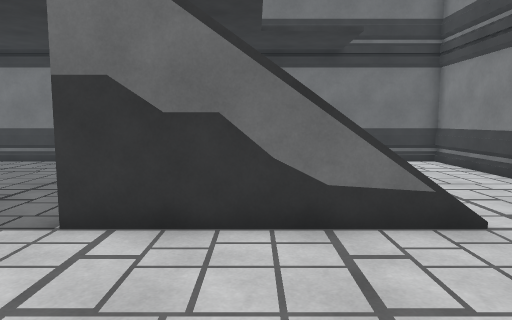
[1] (above)

12 first-person views from a walk through a 3-D level made in the Unity game engine. The camera is 1.5 m above the floor, tilts 6° down and sees 70° across. Doors are open. The floor is counted in squares, 1 m on a side. Each view is taken from the middle of a square. On the plan, view 1 faces up. The plan holds only what a view shows up to about 16 squares ahead; the rest is blank. The player is left out.

[2]
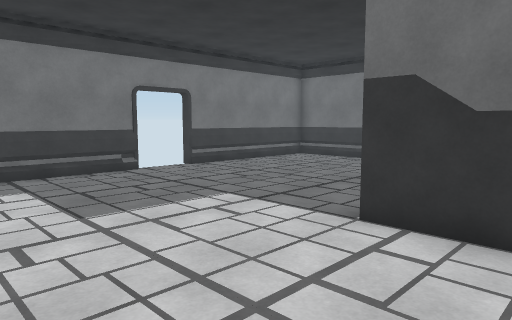

[3]
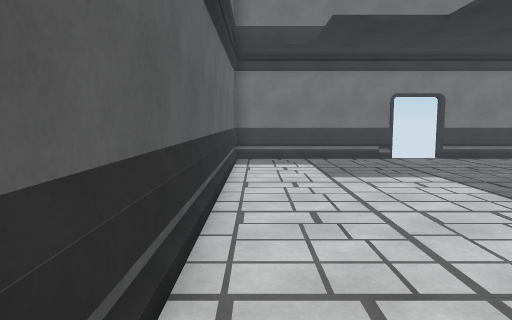

[4]
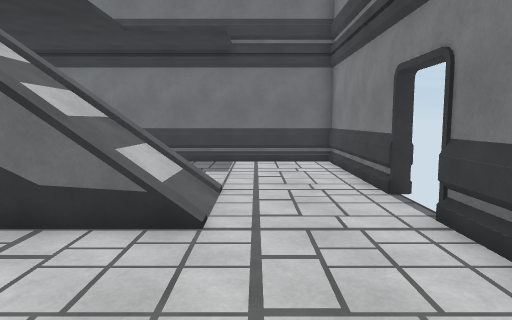

[5]
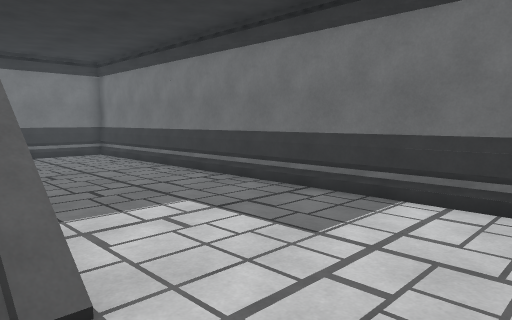

[6]
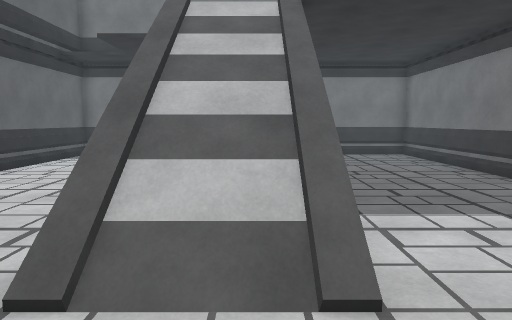

[7]
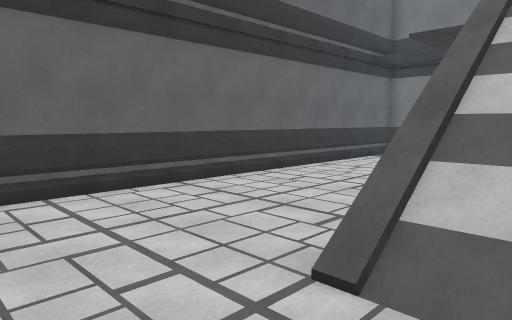

[8]
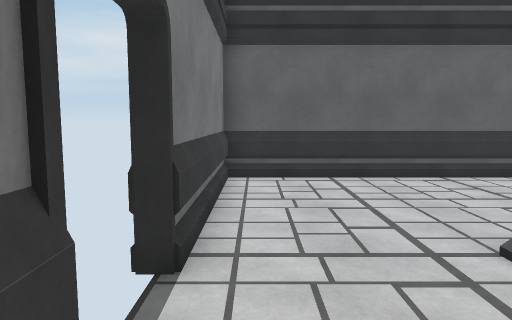

[9]
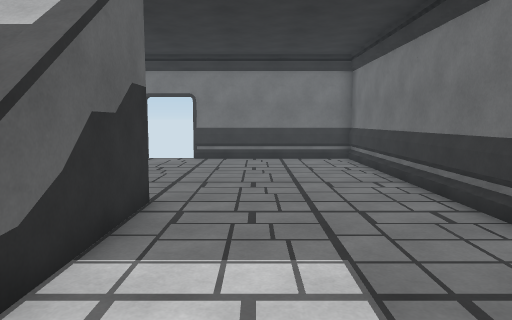

[10]
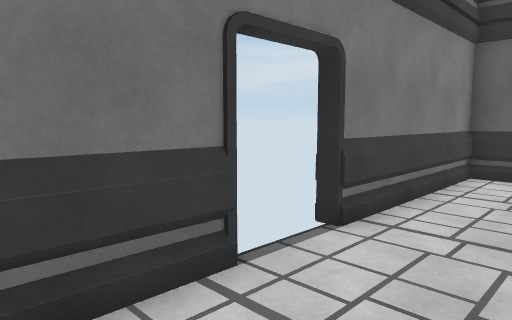

[11]
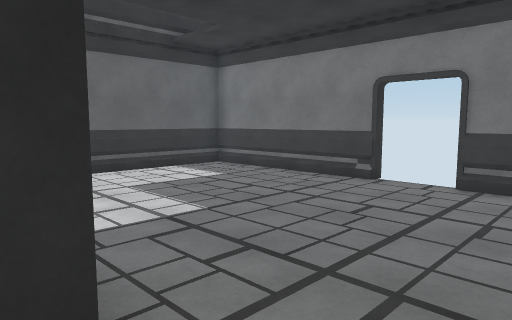

[12]
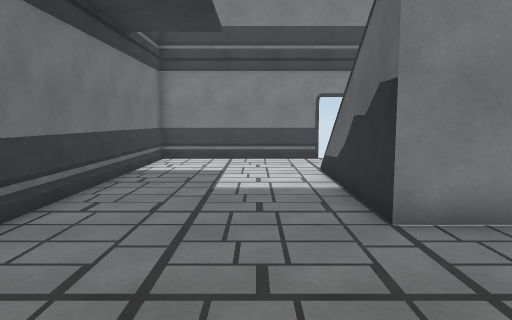

### Floor plan
Key: @ floor where view 1 was taken; # wall or solid block; . floor; / step, stairs or slope; D open door; = window, fence, low wall or low ledge; v drop or lower ground.
Columns run from 11 left of view 1 to 7 right of it. Each row starts with its distance up from view 1.
 14 ###################
 13 #.................#
 12 #.................#
 11 #.................#
 10 #.................#
  9 #.................#
  8 #.......#vvvv==...#
  7 D.......v//////...D
  6 D.......v//////...D
  5 #.......#v/////...#
  4 #.................#
  3 #.................#
  2 #.................#
  1 #.................#
  0 #..........@......#
 -1 ###################

Where each view was taken, in squares from view 1:
view 1: 0 up, 0 right, facing up
view 2: 0 up, 0 right, facing up-left
view 3: 0 up, 4 right, facing left
view 4: 0 up, 4 right, facing up
view 5: 7 up, 6 right, facing up-left
view 6: 7 up, 6 right, facing left
view 7: 7 up, 6 right, facing down-left
view 8: 9 up, 6 right, facing down
view 9: 10 up, 4 right, facing left
view 10: 10 up, 4 right, facing down-right
view 11: 10 up, 2 left, facing down-left
view 12: 10 up, 8 left, facing right
